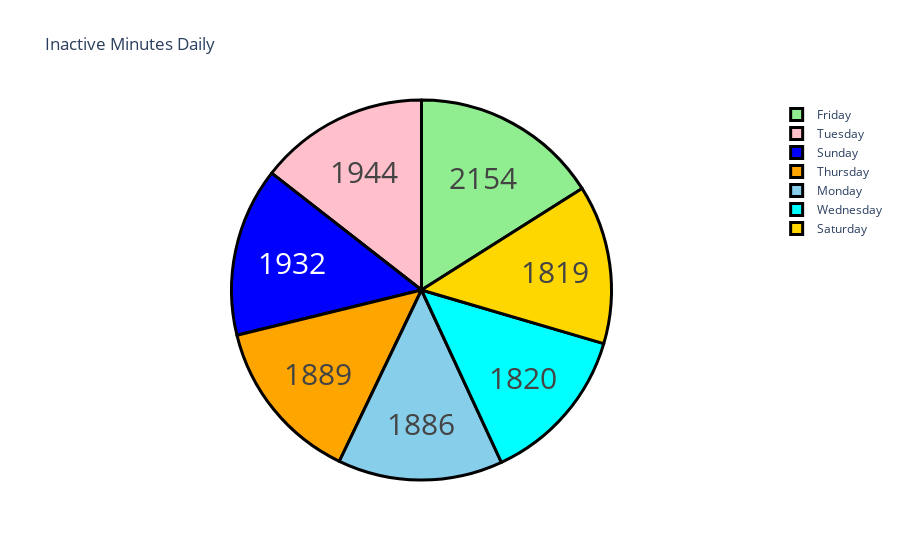

Notebook source saved alongside this figure:
### Markdown cell above
So Wednesday is the most inactive day according to the lifestyle of all the individuals in the dataset. Now let's have a look at the number of calories burned on each day of the week

### Code cell
calories = data["Day"].value_counts()
label = calories.index
counts = data["Calories"]
colors = ['gold', 'lightgreen', "pink", "blue", "skyblue", "cyan", "orange"]

fig = go.Figure(data=[go.Pie(labels=label, values=counts)])
fig.update_layout(title_text='Inactive Minutes Daily')
fig.update_traces(hoverinfo='label+percent', textinfo='value', textfont_size=30,
                  marker=dict(colors=colors, line=dict(color='black', width=3)))
fig.show()

### Figure 1 — Plotly figure (JSON) as saved in the notebook; plotly's stock layout.template omitted (floating-point values rounded to 4 significant figures; data arrays with more than 128 entries replaced by an {"elided": "..."} marker saying what was removed)
{"data": [{"hoverinfo": "label+percent", "labels": ["Saturday", "Friday", "Tuesday", "Sunday", "Monday", "Wednesday", "Thursday"], "marker": {"colors": ["gold", "lightgreen", "pink", "blue", "skyblue", "cyan", "orange"], "line": {"color": "black", "width": 3}}, "textfont": {"size": 30}, "textinfo": "value", "type": "pie", "values": {"elided": "457 int values"}}], "layout": {"title": {"text": "Inactive Minutes Daily"}}}
